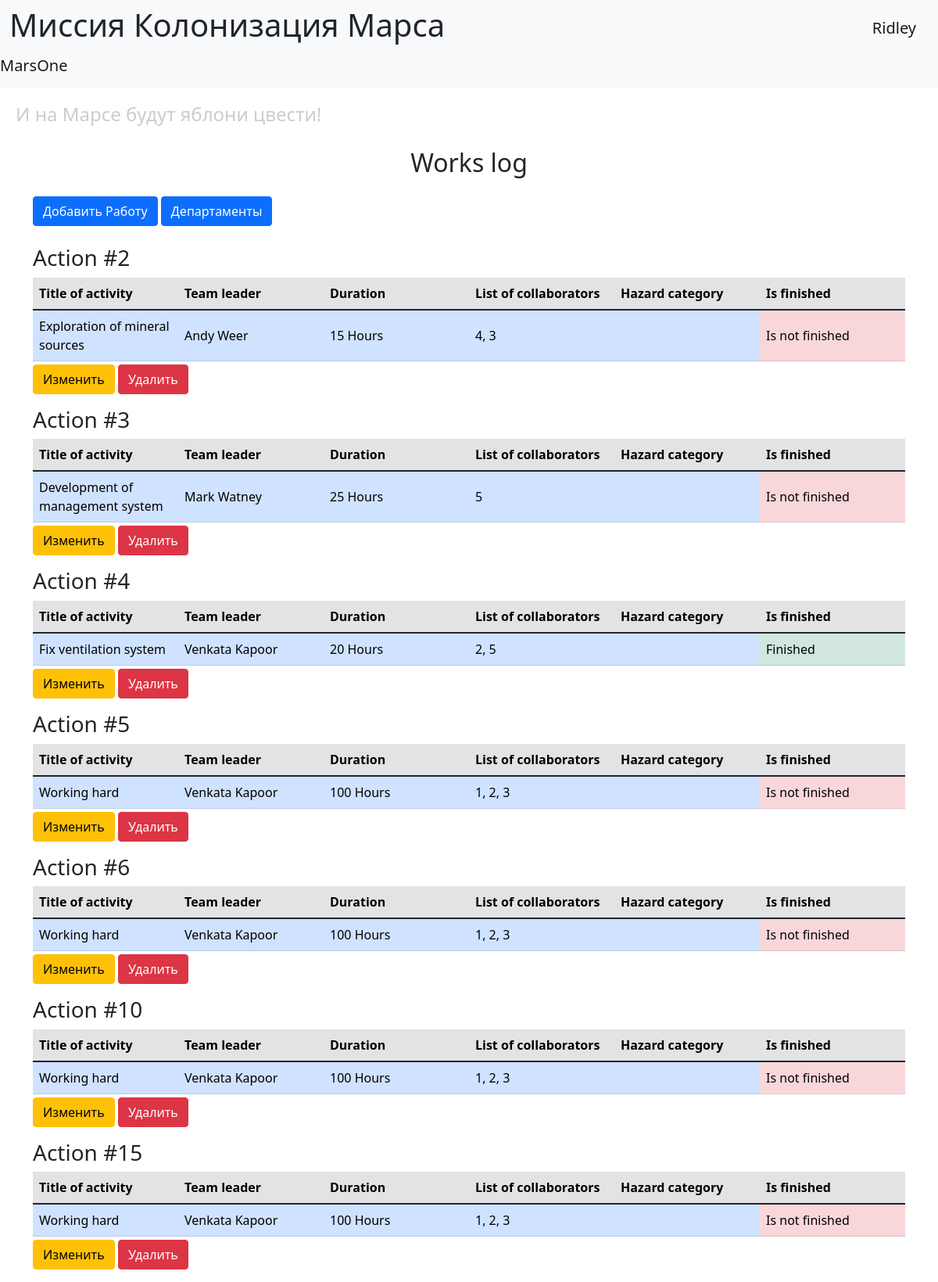
Screenshot of /work-log (signed in) with the database file from the repository.
### data/users.py (models this page shows, shortened)
class User(SqlAlchemyBase, UserMixin):
    __tablename__ = 'users'
    id = sa.Column(sa.Integer, primary_key=True, autoincrement=True)
    surname = sa.Column(sa.String)
    name = sa.Column(sa.String)
    age = sa.Column(sa.Integer)
    position = sa.Column(sa.String)
    speciality = sa.Column(sa.String)
    address = sa.Column(sa.String)
    email = sa.Column(sa.String, unique=True)
    hashed_password = sa.Column(sa.String)
    modified_date = sa.Column(sa.DateTime, default=datetime.now)

### data/jobs.py (models this page shows, shortened)
class Jobs(SqlAlchemyBase, SerializerMixin):
    __tablename__ = 'jobs'
    serialize_rules = ("-team_leader", "-categories.jobs")
    id = sa.Column(sa.Integer, primary_key=True, autoincrement=True)
    team_leader_id = sa.Column(sa.Integer, sa.ForeignKey('users.id'))
    team_leader = orm.relationship("User")
    job = sa.Column(sa.Text)
    work_size = sa.Column(sa.Integer)
    collaborators = sa.Column(sa.String)
    start_date = sa.Column(sa.Date)
    send_date = sa.Column(sa.Date)
    categories = orm.relationship("Category", secondary=association_table, backref="jobs")
    is_finished = sa.Column(sa.Boolean, default=False)

### main.py (the view)
@app.route("/work-log")
def work_log():
    db_sess = db_session.create_session()
    jobs = db_sess.query(Jobs).all()
    return render_template("work_log.html", jobs=jobs)

### data/db_session.py (called while the page is built)
def create_session() -> Session:
    global __factory
    return __factory()

### main.py (called while the page is built)
@login_manager.user_loader
def load_user(user_id):
    db_sess = db_session.create_session()
    return db_sess.get(User, user_id)

### templates/work_log.html (shortened to what this page needs)
{% extends 'base.html' %}
{% block content %}
<h2 align="center">Works log</h2>
{% if current_user.is_authenticated %}
<div>
    <a href="/add-job" class="btn btn-primary mt-3 mb-4">Добавить Работу</a>
    <a href="/departments" class="btn btn-primary mt-3 mb-4">Департаменты</a>
</div>
{% endif %}
{% for job in jobs %}
    <div class="mb-3 job">
    <h3>Action #{{ job.id }}</h3>
    <table class="table works mb-1" style="table-layout: fixed;">
        <thead class="table-secondary">
            <tr>
                {% for header in ["Title of activity", "Team leader", "Duration",
                "List of collaborators", "Hazard category", "Is finished"] %}
                    <th scope="col" class="col-md-auto">{{ header }}</th>
                {% endfor %}
            </tr>
        </thead>
        <tbody>
            <tr class="align-middle">
                <td class="table-primary">{{ job.job }}</td>
                <td class="table-primary">{{ job.team_leader.name }} {{ job.team_leader.surname }}</td>
                <td class="table-primary">{{ job.work_size }} Hours</td>
                <td class="table-primary">{{ job.collaborators }}</td>
                <td class="table-primary">
                </td>
                {% if job.is_finished %}
                    <td class="table-success">Finished</td>
                {% else %}
                    <td class="table-danger">Is not finished</td>
                {% endif %}
            </tr>
        </tbody>
    </table>
    {% if current_user.is_authenticated and (current_user == job.team_leader or current_user.id == 1) %}
        <div>
            <a href="/edit-job/{{ job.id }}" class="btn btn-warning">
                Изменить
            </a>
            <a href="/delete-job/{{ job.id }}" class="btn btn-danger">
                Удалить
            </a>
        </div>
    {% endif %}
    </div>
{% endfor %}
{% endblock %}

### templates/base.html (shortened to what this page needs)
<!doctype html>
<html lang="en">
    <head>
        <link href="https://cdn.jsdelivr.net/npm/bootstrap@5.1.3/dist/css/bootstrap.min.css"
              rel="stylesheet"
>
        <link rel="stylesheet" href="{{ url_for('static', filename='css/style.css') }}">
    </head>
    <body>
        <header>
    <nav class="navbar navbar-light bg-light">
        <div class="container-fluid">
            <h1>Миссия Колонизация Марса</h1>
                    {% if current_user.is_authenticated %}
                <a class="navbar-brand" href="/logout">{{ current_user.name }}</a>
                    {% else %}
                        <div>
                            <a class="nav-item btn btn-primary " href="/register">Зарегистрироваться</a>
                            <a class="nav-item btn btn-success" href="/login">Войти</a>
                        </div>
                    {% endif %}
                </div>
                <a class="navbar-brand" href="#">MarsOne</a>
            </nav>
            <h4>И на Марсе будут яблони цвести!</h4>
        </header>
        <main role="main" class="container">
            {% block content %}{% endblock %}
        </main>
    </body>
</html>

### static/css/style.css (style rules this page uses)
h4 { color: #cccccc; padding: 20px; }

### rows the page displays
User: name "Ridley"
Jobs: id "2", header "Title of activity" "Team leader" "Duration" "List of collaborators" "Hazard category" "Is finished", job "Exploration of mineral sources", team_leader.name "Andy", team_leader.surname "Weer", work_size "15", collaborators "4, 3", is_finished "Is not finished"
Jobs: id "3", header "Title of activity" "Team leader" "Duration" "List of collaborators" "Hazard category" "Is finished", job "Development of management system", team_leader.name "Mark", team_leader.surname "Watney", work_size "25", collaborators "5", is_finished "Is not finished"
Jobs: id "4", header "Title of activity" "Team leader" "Duration" "List of collaborators" "Hazard category" "Is finished", job "Fix ventilation system", team_leader.name "Venkata", team_leader.surname "Kapoor", work_size "20", collaborators "2, 5", is_finished "Finished"
Jobs: id "5", header "Title of activity" "Team leader" "Duration" "List of collaborators" "Hazard category" "Is finished", job "Working hard", team_leader.name "Venkata", team_leader.surname "Kapoor", work_size "100", collaborators "1, 2, 3", is_finished "Is not finished"
Jobs: id "6", header "Title of activity" "Team leader" "Duration" "List of collaborators" "Hazard category" "Is finished", job "Working hard", team_leader.name "Venkata", team_leader.surname "Kapoor", work_size "100", collaborators "1, 2, 3", is_finished "Is not finished"
Jobs: id "10", header "Title of activity" "Team leader" "Duration" "List of collaborators" "Hazard category" "Is finished", job "Working hard", team_leader.name "Venkata", team_leader.surname "Kapoor", work_size "100", collaborators "1, 2, 3", is_finished "Is not finished"
Jobs: id "15", header "Title of activity" "Team leader" "Duration" "List of collaborators" "Hazard category" "Is finished", job "Working hard", team_leader.name "Venkata", team_leader.surname "Kapoor", work_size "100", collaborators "1, 2, 3", is_finished "Is not finished"
